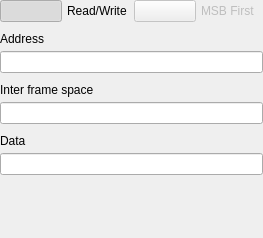
<?xml version="1.0" encoding="UTF-8"?>
<ui version="4.0">
 <class>I2CPatternUI</class>
 <widget class="QWidget" name="I2CPatternUI">
  <property name="geometry">
   <rect>
    <x>0</x>
    <y>0</y>
    <width>263</width>
    <height>238</height>
   </rect>
  </property>
  <property name="sizePolicy">
   <sizepolicy hsizetype="Expanding" vsizetype="Preferred">
    <horstretch>0</horstretch>
    <verstretch>0</verstretch>
   </sizepolicy>
  </property>
  <property name="windowTitle">
   <string>Form</string>
  </property>
  <layout class="QVBoxLayout" name="verticalLayout">
   <property name="spacing">
    <number>10</number>
   </property>
   <property name="leftMargin">
    <number>0</number>
   </property>
   <property name="topMargin">
    <number>0</number>
   </property>
   <property name="rightMargin">
    <number>0</number>
   </property>
   <property name="bottomMargin">
    <number>0</number>
   </property>
   <item>
    <layout class="QHBoxLayout" name="horizontalLayout_3">
     <property name="spacing">
      <number>5</number>
     </property>
     <property name="topMargin">
      <number>0</number>
     </property>
     <item>
      <widget class="adiscope::SmallOnOffSwitch" name="PB_readWrite">
       <property name="text">
        <string/>
       </property>
       <property name="checkable">
        <bool>true</bool>
       </property>
       <property name="checked">
        <bool>true</bool>
       </property>
       <property name="leftText" stdset="0">
        <string>R</string>
       </property>
       <property name="rightText" stdset="0">
        <string>W</string>
       </property>
       <property name="bothValid" stdset="0">
        <bool>true</bool>
       </property>
      </widget>
     </item>
     <item>
      <widget class="QLabel" name="label_4">
       <property name="text">
        <string>Read/Write</string>
       </property>
      </widget>
     </item>
     <item>
      <widget class="adiscope::SmallOnOffSwitch" name="PB_MSB">
       <property name="enabled">
        <bool>false</bool>
       </property>
       <property name="text">
        <string/>
       </property>
       <property name="checkable">
        <bool>true</bool>
       </property>
      </widget>
     </item>
     <item>
      <widget class="QLabel" name="label_8">
       <property name="enabled">
        <bool>false</bool>
       </property>
       <property name="text">
        <string>MSB First</string>
       </property>
      </widget>
     </item>
    </layout>
   </item>
   <item>
    <layout class="QVBoxLayout" name="verticalLayout_2">
     <property name="spacing">
      <number>5</number>
     </property>
     <property name="topMargin">
      <number>0</number>
     </property>
     <item>
      <widget class="QLabel" name="label">
       <property name="text">
        <string>Address</string>
       </property>
      </widget>
     </item>
     <item>
      <widget class="QLineEdit" name="LE_address"/>
     </item>
    </layout>
   </item>
   <item>
    <layout class="QVBoxLayout" name="verticalLayout_3">
     <property name="spacing">
      <number>5</number>
     </property>
     <property name="topMargin">
      <number>0</number>
     </property>
     <item>
      <widget class="QLabel" name="label_5">
       <property name="text">
        <string>Inter frame space</string>
       </property>
      </widget>
     </item>
     <item>
      <widget class="QLineEdit" name="LE_IFS"/>
     </item>
    </layout>
   </item>
   <item>
    <layout class="QVBoxLayout" name="verticalLayout_4">
     <property name="spacing">
      <number>5</number>
     </property>
     <property name="topMargin">
      <number>0</number>
     </property>
     <item>
      <widget class="QLabel" name="label_2">
       <property name="text">
        <string>Data</string>
       </property>
      </widget>
     </item>
     <item>
      <widget class="QLineEdit" name="LE_toSend"/>
     </item>
    </layout>
   </item>
   <item>
    <spacer name="verticalSpacer">
     <property name="orientation">
      <enum>Qt::Vertical</enum>
     </property>
     <property name="sizeHint" stdset="0">
      <size>
       <width>20</width>
       <height>40</height>
      </size>
     </property>
    </spacer>
   </item>
  </layout>
 </widget>
 <customwidgets>
  <customwidget>
   <class>adiscope::SmallOnOffSwitch</class>
   <extends>QPushButton</extends>
   <header>gui/smallOnOffSwitch.hpp</header>
  </customwidget>
 </customwidgets>
 <resources/>
 <connections/>
</ui>
